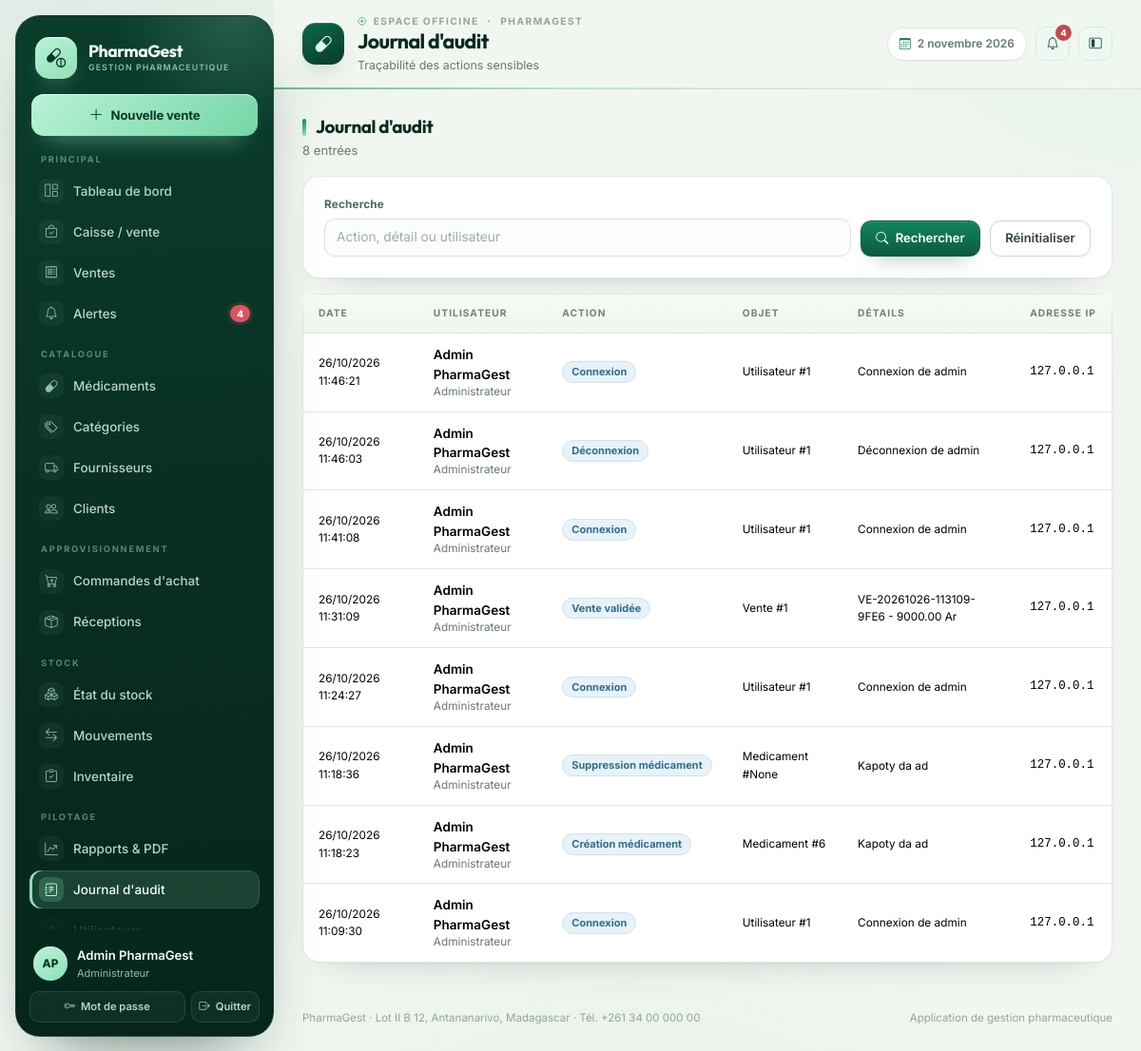
Before: /journal/ (signed in) with the older database file.
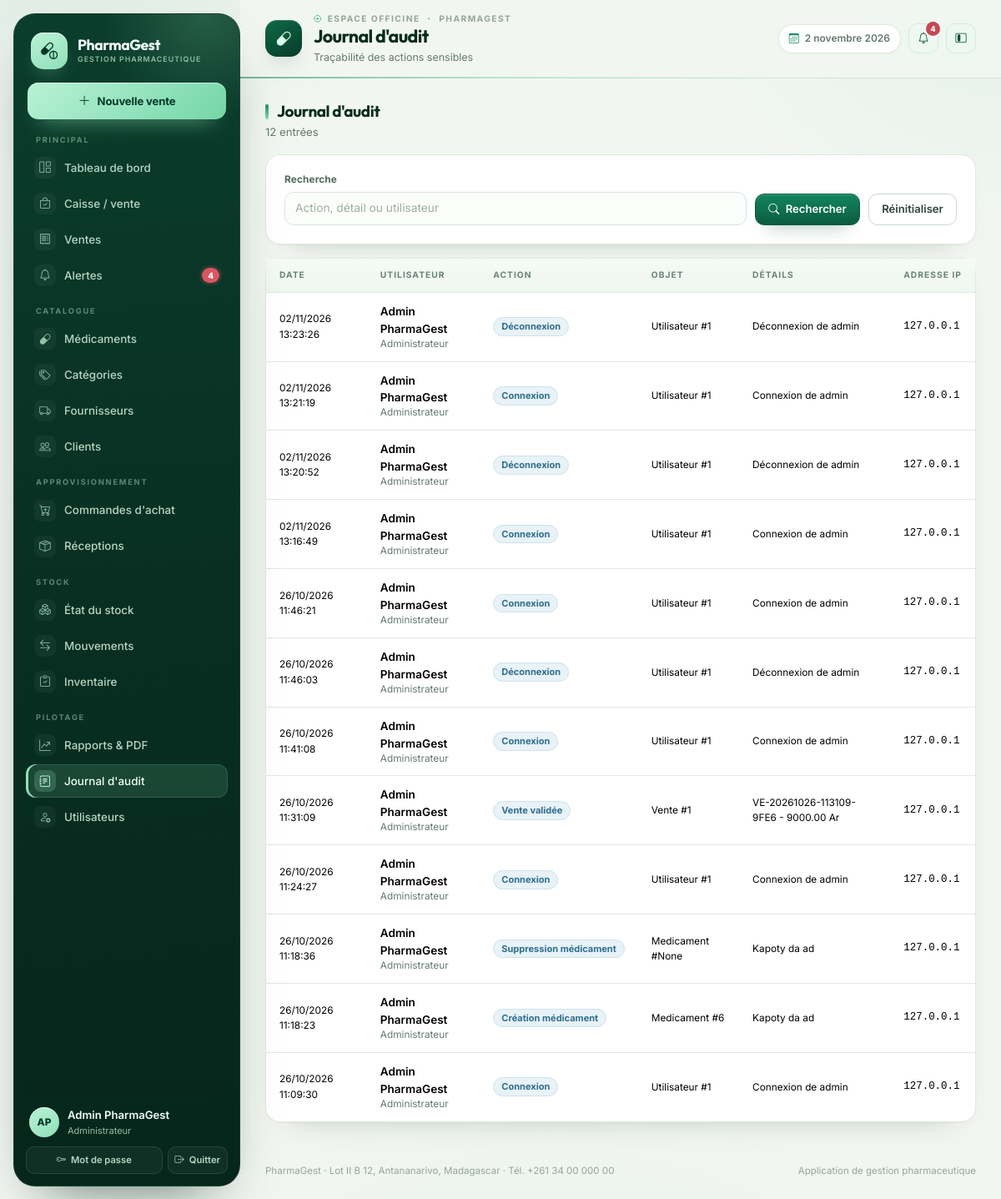
After: the same page with the newer database file.
### gestion/models.py (models this page shows, shortened)
class JournalAudit(models.Model):
    utilisateur = models.ForeignKey(
        settings.AUTH_USER_MODEL,
        verbose_name="utilisateur",
        on_delete=models.SET_NULL,
        null=True,
        blank=True,
        related_name="journal",
    )
    action = models.CharField("action", max_length=120)
    modele = models.CharField("modèle", max_length=80, blank=True)
    objet_id = models.CharField("identifiant objet", max_length=64, blank=True)
    details = models.TextField("détails", blank=True)
    adresse_ip = models.GenericIPAddressField("adresse IP", null=True, blank=True)
    date = models.DateTimeField("date", auto_now_add=True)
    class Meta:
        verbose_name = "journal d'audit"
        verbose_name_plural = "journal d'audit"
        ordering = ["-date"]

class Utilisateur(AbstractUser):
    class Role(models.TextChoices):
        ADMIN = "ADMIN", "Administrateur"
        PHARMACIEN = "PHARMACIEN", "Pharmacien responsable"
        GESTIONNAIRE = "GESTIONNAIRE", "Gestionnaire de stock"
        CAISSIER = "CAISSIER", "Caissier"
        RESPONSABLE = "RESPONSABLE", "Responsable de gestion"
    role = models.CharField(
        "rôle", max_length=20, choices=Role.choices, default=Role.CAISSIER
    )
    telephone = models.CharField("téléphone", max_length=30, blank=True)
    cree_le = models.DateTimeField("créé le", auto_now_add=True)
    class Meta:
        verbose_name = "utilisateur"
        verbose_name_plural = "utilisateurs"
        ordering = ["username"]
    @property
    def nom_complet(self):
        return self.get_full_name() or self.username
    @property
    def est_admin(self):
        return self.is_superuser or self.role == self.Role.ADMIN
    @property
    def peut_vendre(self):
        return self.est_admin or self.role in {
            self.Role.PHARMACIEN,
            self.Role.CAISSIER,
        }
    @property
    def peut_voir_rapports(self):
        return self.est_admin or self.role in {
            self.Role.PHARMACIEN,
            self.Role.RESPONSABLE,
        }

### gestion/views.py (the view)
# urls.py: path("journal/", views.JournalAuditListView.as_view(), name="journal_liste"),
class JournalAuditListView(RoleRequisMixin, ListView):
    model = JournalAudit
    template_name = "gestion/journal_liste.html"
    context_object_name = "entrees"
    paginate_by = 40
    roles_autorises = (ROLE.PHARMACIEN, ROLE.RESPONSABLE)
    def get_queryset(self):
        queryset = JournalAudit.objects.select_related("utilisateur")
        recherche = self.request.GET.get("q", "").strip()
        if recherche:
            queryset = queryset.filter(
                Q(action__icontains=recherche)
                | Q(details__icontains=recherche)
                | Q(utilisateur__username__icontains=recherche)
            )
        return queryset
    def get_context_data(self, **kwargs):
        contexte = super().get_context_data(**kwargs)
        contexte["q"] = self.request.GET.get("q", "")
        return contexte

### gestion/templatetags/gestion_extras.py (called while the page is built)
@register.filter
def initiales(utilisateur):
    if hasattr(utilisateur, "nom_complet"):
        nom = utilisateur.nom_complet
    else:
        nom = str(utilisateur)
    morceaux = [m for m in nom.replace("-", " ").split(" ") if m]
    if not morceaux:
        return "?"
    if len(morceaux) == 1:
        return morceaux[0][:2].upper()
    return (morceaux[0][0] + morceaux[-1][0]).upper()

### gestion/views.py (called while the page is built)
    def dispatch(self, request, *args, **kwargs):
        if not request.user.is_authenticated:
            return self.handle_no_permission()
        if not (
            request.user.est_admin or request.user.role in self.roles_autorises
        ):
            raise PermissionDenied
        return super().dispatch(request, *args, **kwargs)

### templates/gestion/journal_liste.html (shortened to what this page needs)
{% extends "gestion/base.html" %}
{% load gestion_extras %}
{% block page_title %}Journal d'audit{% endblock %}
{% block page_subtitle %}Traçabilité des actions sensibles{% endblock %}
{% block contenu %}
<div class="pg-section-title">
  <div>
    <h2 class="mb-1">Journal d'audit</h2>
    <div class="pg-muted small">{{ paginator.count }} entrée{{ paginator.count|pluralize }}</div>
  </div>
</div>
<div class="pg-card mb-3">
  <div class="pg-card-body">
    <form method="get" class="pg-filters">
      <div class="flex-grow-1" style="min-width:240px">
        <label class="form-label">Recherche</label>
        <input class="form-control" type="search" name="q" value="{{ q }}" placeholder="Action, détail ou utilisateur">
      </div>
      <div><button class="btn btn-primary" type="submit"><i class="bi bi-search me-1"></i> Rechercher</button></div>
      <div><a class="btn btn-outline-secondary" href="{% url 'gestion:journal_liste' %}">Réinitialiser</a></div>
    </form>
  </div>
</div>
<div class="pg-card">
  <div class="pg-table-wrap">
    <table class="table table-hover align-middle">
      <thead><tr><th>Date</th><th>Utilisateur</th><th>Action</th><th>Objet</th><th>Détails</th><th>Adresse IP</th></tr></thead>
      <tbody>
        {% for entree in entrees %}
        <tr>
          <td class="small">{{ entree.date|date:"d/m/Y H:i:s" }}</td>
          <td>
            {% if entree.utilisateur %}
            <span class="fw-semibold">{{ entree.utilisateur.nom_complet }}</span>
            <div class="small pg-muted">{{ entree.utilisateur.get_role_display }}</div>
            {% else %}<span class="pg-muted">Système</span>{% endif %}
          </td>
          <td><span class="pg-badge pg-badge-blue">{{ entree.action }}</span></td>
          <td class="small pg-muted">{% if entree.modele %}{{ entree.modele }}{% if entree.objet_id %} #{{ entree.objet_id }}{% endif %}{% else %}—{% endif %}</td>
          <td class="small">{{ entree.details|default:"—" }}</td>
          <td class="small pg-mono">{{ entree.adresse_ip|default:"—" }}</td>
        </tr>
        {% empty %}
        <tr><td colspan="6" class="pg-empty"><i class="bi bi-journal-text"></i>Aucune entrée dans le journal.</td></tr>
        {% endfor %}
      </tbody>
    </table>
  </div>
</div>
{% endblock %}

Changed rows visible on the page:
added JournalAudit: date "02/11/2026 13:23:26", utilisateur.nom_complet "Admin PharmaGest", utilisateur.role "Administrateur", action "Déconnexion", modele "Utilisateur", objet_id "1", details "Déconnexion de admin", adresse_ip "127.0.0.1"
added JournalAudit: date "02/11/2026 13:21:19", utilisateur.nom_complet "Admin PharmaGest", utilisateur.role "Administrateur", action "Connexion", modele "Utilisateur", objet_id "1", details "Connexion de admin", adresse_ip "127.0.0.1"
added JournalAudit: date "02/11/2026 13:20:52", utilisateur.nom_complet "Admin PharmaGest", utilisateur.role "Administrateur", action "Déconnexion", modele "Utilisateur", objet_id "1", details "Déconnexion de admin", adresse_ip "127.0.0.1"
added JournalAudit: date "02/11/2026 13:16:49", utilisateur.nom_complet "Admin PharmaGest", utilisateur.role "Administrateur", action "Connexion", modele "Utilisateur", objet_id "1", details "Connexion de admin", adresse_ip "127.0.0.1"
Other visible differences:
{{ paginator.count }}: "8" → "12"
